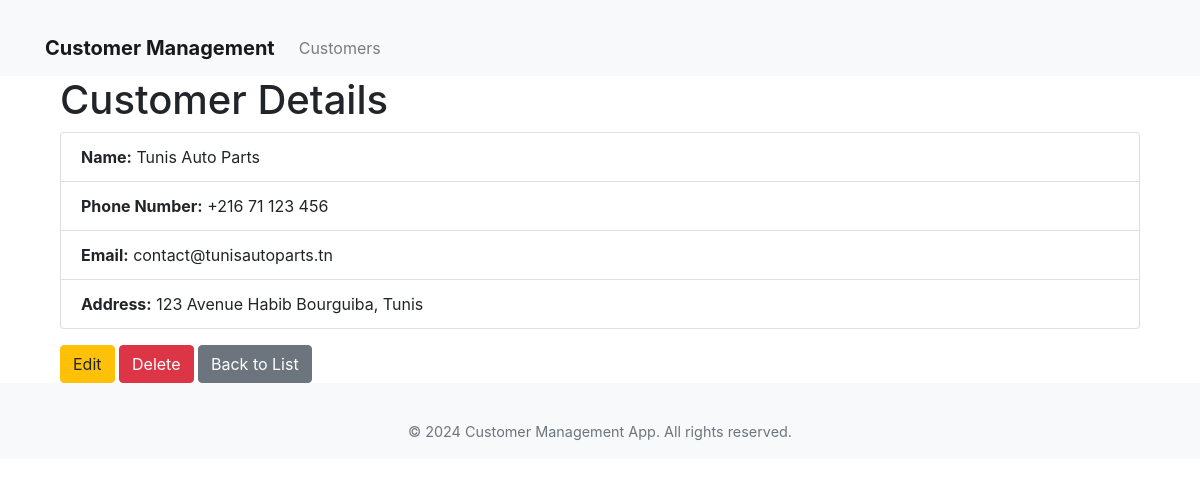
Screenshot of /customers/1/ with the database file from the repository.
### customers/models.py (models this page shows, shortened)
class Customer(models.Model):
    name = models.CharField(max_length=255, verbose_name="Customer Name")
    phone_number = models.CharField(max_length=15, verbose_name="Phone Number")
    email = models.EmailField(unique=True, verbose_name="Email")
    address = models.TextField(verbose_name="Address")

### customers/views.py (the view)
# urls.py: path('<int:pk>/', views.customer_detail, name='customer_detail'),
def customer_detail(request, pk):
    customer = get_object_or_404(Customer, pk=pk)
    return render(request, 'customers/customer_detail.html', {'customer': customer})

### customers/templates/customers/customer_detail.html (shortened to what this page needs)
{% extends 'customers/layout.html' %}
{% block content %}
<div class="container">
    <h1>Customer Details</h1>
    <ul class="list-group">
        <li class="list-group-item"><strong>Name:</strong> {{ customer.name }}</li>
        <li class="list-group-item"><strong>Phone Number:</strong> {{ customer.phone_number }}</li>
        <li class="list-group-item"><strong>Email:</strong> {{ customer.email }}</li>
        <li class="list-group-item"><strong>Address:</strong> {{ customer.address }}</li>
    </ul>
    <a href="{% url 'customers:customer_update' customer.pk %}" class="btn btn-warning mt-3">Edit</a>
    <a href="{% url 'customers:customer_delete' customer.pk %}" class="btn btn-danger mt-3">Delete</a>
    <a href="{% url 'customers:customer_list' %}" class="btn btn-secondary mt-3">Back to List</a>
</div>
{% endblock %}

### customers/templates/customers/layout.html (style rules this page uses)
body { padding-top: 56px; }
.container { margin-top: 20px; }

### rows the page displays
Customer: name "Tunis Auto Parts", phone_number "+216 71 123 456", email "contact@tunisautoparts.tn", address "123 Avenue Habib Bourguiba, Tunis"
